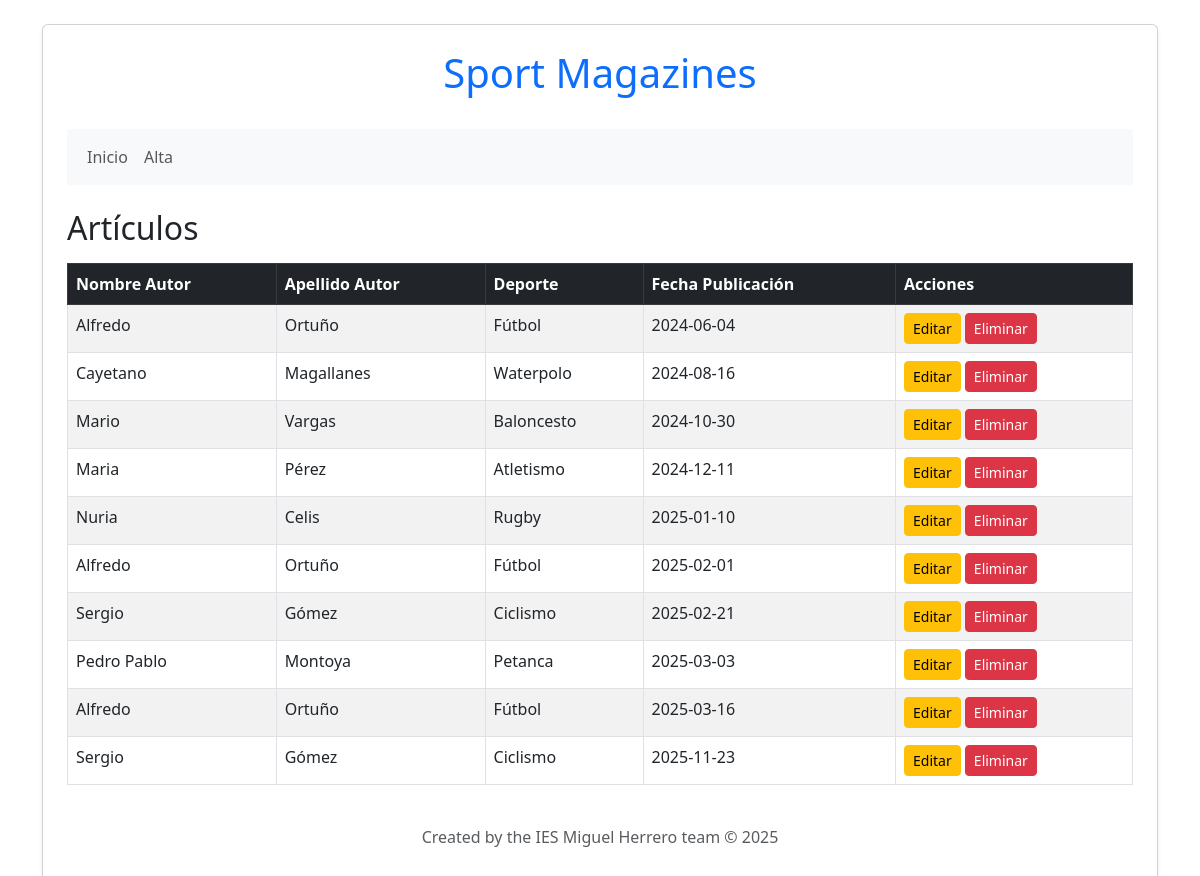
The page / on the database its author committed.
### tables this page shows
CREATE TABLE articulos (
  articulo_id INT UNSIGNED AUTO_INCREMENT PRIMARY KEY,
  apellido_autor VARCHAR(100) NOT NULL,
  nombre_autor VARCHAR(100) NOT NULL,
  deporte VARCHAR(100) NOT NULL,
  fecha_publicacion DATE NOT NULL
);

### src/index.php (the view, shortened to what this page needs)
<?php
include_once("config.php");
?>
<!DOCTYPE html>
<html>
<head>
    <link href="https://cdn.jsdelivr.net/npm/bootstrap@5.3.0/dist/css/bootstrap.min.css" rel="stylesheet">
</head>
<body class="container py-4">
<div class="card p-4 shadow-sm">
    <header class="text-center mb-4">
        <h1 class="text-primary">Sport Magazines</h1>
    </header>
    <nav class="navbar navbar-expand-lg navbar-light bg-light mb-4">
        <div class="container-fluid">
            <ul class="navbar-nav">
                <li class="nav-item"><a class="nav-link" href="index.php">Inicio</a></li>
                <li class="nav-item"><a class="nav-link" href="add.html">Alta</a></li>
            </ul>
        </div>
    </nav>
    <main>
        <h2 class="mb-3">Artículos</h2>
        <table class="table table-bordered table-striped">
            <thead class="table-dark">
                <tr>
                    <th>Nombre Autor</th>
                    <th>Apellido Autor</th>
                    <th>Deporte</th>
                    <th>Fecha Publicación</th>
                    <th>Acciones</th>
                </tr>
            </thead>
            <tbody>
                <?php
                $resultado = $mysqli->query("SELECT * FROM articulos ORDER BY fecha_publicacion");
                if ($resultado->num_rows > 0) {
                    while ($fila = $resultado->fetch_array()) {
                        echo "<tr>";
                        echo "<td>" . htmlspecialchars($fila['nombre_autor']) . "</td>";
                        echo "<td>" . htmlspecialchars($fila['apellido_autor']) . "</td>";
                        echo "<td>" . htmlspecialchars($fila['deporte']) . "</td>";
                        echo "<td>" . htmlspecialchars($fila['fecha_publicacion']) . "</td>";
                        echo "<td>";
                        echo "<a class='btn btn-warning btn-sm' href='edit.php?id=" . $fila['articulo_id'] . "'>Editar</a> ";
                        echo "<a class='btn btn-danger btn-sm' href='delete.php?id=" . $fila['articulo_id'] . "' onClick='return confirm(\"¿Está seguro que desea eliminar el artículo?\")'>Eliminar</a>";
                        echo "</td>";
                        echo "</tr>";
                    }
                }
                ?>
            </tbody>
        </table>
    </main>
    <footer class="text-center mt-4">
        <p class="text-muted">Created by the IES Miguel Herrero team &copy; 2025</p>
    </footer>
</div>
</body>
</html>

### rows shown on the page
articulos: nombre_autor "Alfredo", apellido_autor "Ortuño", deporte "Fútbol", fecha_publicacion "2024-06-04"
articulos: nombre_autor "Cayetano", apellido_autor "Magallanes", deporte "Waterpolo", fecha_publicacion "2024-08-16"
articulos: nombre_autor "Mario", apellido_autor "Vargas", deporte "Baloncesto", fecha_publicacion "2024-10-30"
articulos: nombre_autor "Maria", apellido_autor "Pérez", deporte "Atletismo", fecha_publicacion "2024-12-11"
articulos: nombre_autor "Nuria", apellido_autor "Celis", deporte "Rugby", fecha_publicacion "2025-01-10"
articulos: nombre_autor "Alfredo", apellido_autor "Ortuño", deporte "Fútbol", fecha_publicacion "2025-02-01"
articulos: nombre_autor "Sergio", apellido_autor "Gómez", deporte "Ciclismo", fecha_publicacion "2025-02-21"
articulos: nombre_autor "Pedro Pablo", apellido_autor "Montoya", deporte "Petanca", fecha_publicacion "2025-03-03"
articulos: nombre_autor "Alfredo", apellido_autor "Ortuño", deporte "Fútbol", fecha_publicacion "2025-03-16"
articulos: nombre_autor "Sergio", apellido_autor "Gómez", deporte "Ciclismo", fecha_publicacion "2025-11-23"
